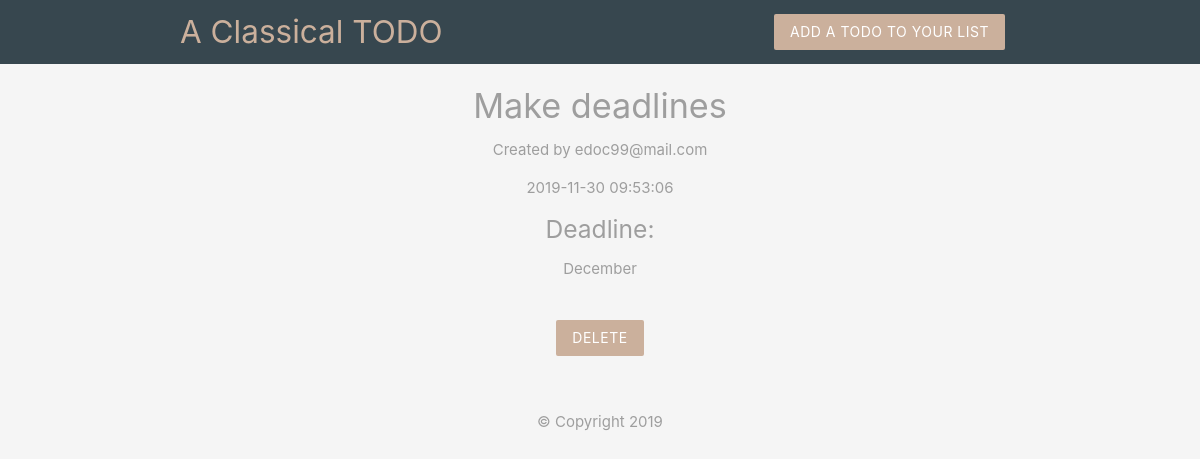
/details.php?id=10, run on the app's committed database.
### tables this page shows
CREATE TABLE `list` (
  `id` int(11) NOT NULL,
  `title` varchar(255) NOT NULL,
  `ingredients` varchar(255) NOT NULL,
  `email` varchar(255) NOT NULL,
  `created_at` timestamp NOT NULL DEFAULT current_timestamp()
);

### details.php (the view, shortened to what this page needs)
<?php
	include('config/db_connect.php');
	if(isset($_GET['id'])){
		$id = mysqli_real_escape_string($conn, $_GET['id']);
		$sql = "SELECT * FROM list WHERE id = $id";
		$result = mysqli_query($conn, $sql);
		$pizza = mysqli_fetch_assoc($result);
	}
?>
<!DOCTYPE html>
<html>
	<?php include('templates/header.php'); ?>
	<div class="container center grey-text">
		<?php if($pizza): ?>
			<h4><?php echo $pizza['title']; ?></h4>
			<p>Created by <?php echo $pizza['email']; ?></p>
			<p><?php echo date($pizza['created_at']); ?></p>
			<h5>Deadline:</h5>
			<p><?php echo $pizza['ingredients']; ?></p>
			<form action="details.php" method="POST">
				<input type="submit" name="delete" value="Delete" class="btn brand z-depth-0">
			</form>
		<?php else: ?>
			<h5>No such pizza exists.</h5>
		<?php endif ?>
	</div>
	<?php include('templates/footer.php'); ?>
</html>

### templates/header.php (style rules this page uses)
.brand { background: #cbb09c !important; }
form { max-width: 460px; margin: 20px auto; padding: 20px; }

### data on the page
list: title "Make deadlines", email "edoc99@mail.com", created_at "2019-11-30 09:53:06", ingredients "December"
